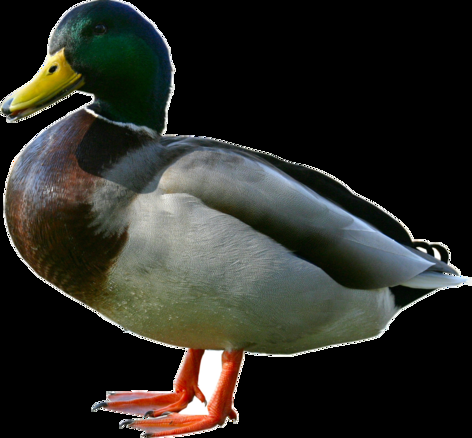
#> input picture L3/obraz.png, 472 x 438 px
$ python z2.py
#> lines starting #> are read from the running program, lines starting #| are printed output that depends on the picture; after the words box and inside, x2 and y2 are one past the last pixel; in counts of white or black regions, pixels touching at a corner belong together
import cv2
import numpy as np

def empty_callback(emm):
    pass

img = cv2.imread('obraz.png', 0)
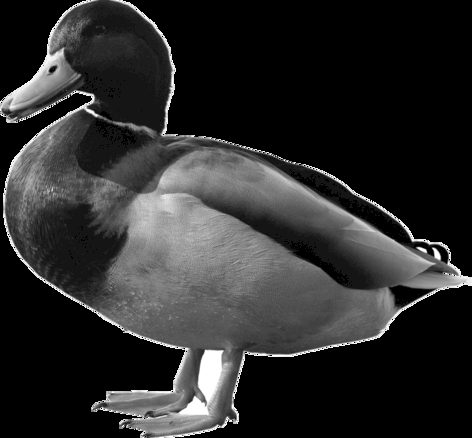
#> img: shape (438, 472); min 0, max 255, mean 43.8

cv2.namedWindow('Rozmiar')
cv2.createTrackbar('RozmiarBar', 'Rozmiar', 1, 20, empty_callback)

while True:

    rozmiar = cv2.getTrackbarPos('RozmiarBar', 'Rozmiar')

    if rozmiar % 2 != 1:
        rozmiar = rozmiar - 1

    if rozmiar < 3:
        rozmiar = 3

    ret, gotowe = cv2.threshold(img,126,255,cv2.THRESH_BINARY)
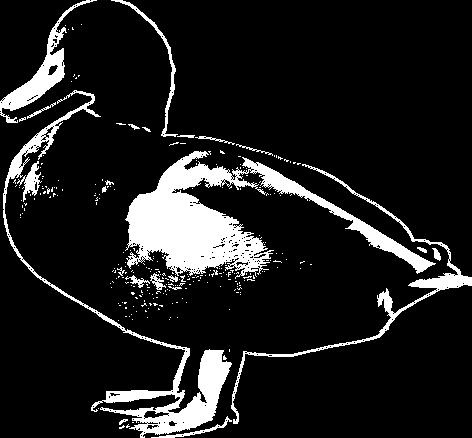
#> gotowe: shape (438, 472); 12.1% white; 271 white regions (248 under 20 px), largest, box (x1, y1, x2, y2) and area: (125, 151, 436, 279) 11986, (3, 90, 232, 438) 6005, (231, 164, 472, 424) 2322
    kernel = np.ones((rozmiar,rozmiar), np.uint8)
    erozja = cv2.erode(gotowe, kernel, iterations=1)
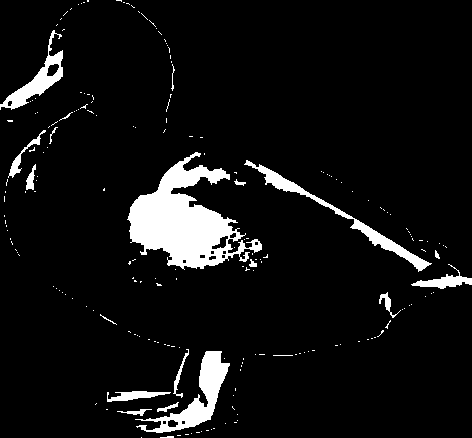
#> erozja: shape (438, 472); 7.1% white; 202 white regions (181 under 20 px), largest, box (x1, y1, x2, y2) and area: (127, 152, 262, 270) 7158, (135, 351, 230, 433) 2120, (244, 160, 432, 272) 1630
    dylatacja = cv2.dilate(gotowe, kernel, iterations=1)
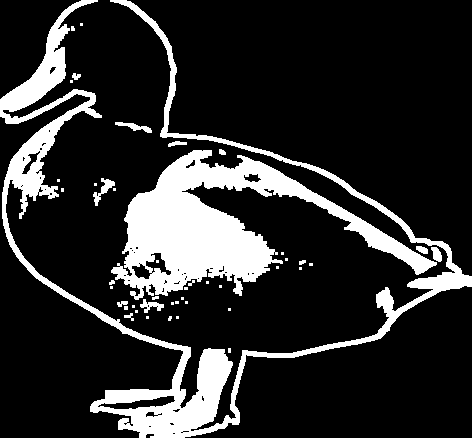
#> dylatacja: shape (438, 472); 17.6% white; 45 white regions (29 under 20 px), largest, box (x1, y1, x2, y2) and area: (0, 0, 472, 438) 18509, (111, 150, 437, 300) 16641, (93, 178, 115, 206) 202

    zamkniecie = cv2.morphologyEx(gotowe, cv2.MORPH_CLOSE, kernel)
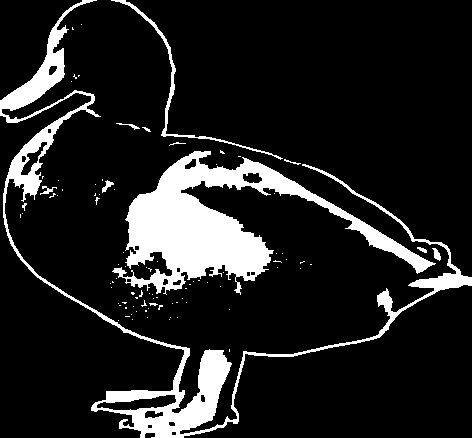
#> zamkniecie: shape (438, 472); 13.3% white; 91 white regions (80 under 20 px), largest, box (x1, y1, x2, y2) and area: (112, 151, 436, 295) 14161, (0, 0, 472, 438) 11926, (111, 0, 283, 160) 817
    otwarcie = cv2.morphologyEx(gotowe, cv2.MORPH_OPEN, kernel)
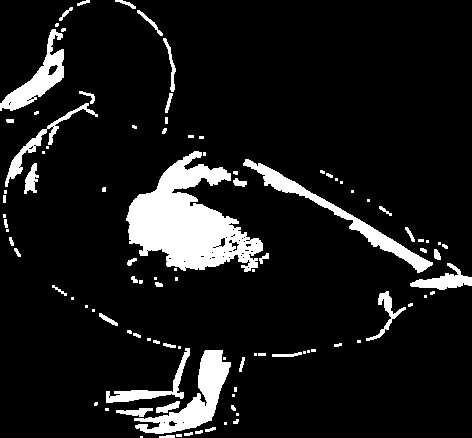
#> otwarcie: shape (438, 472); 10.1% white; 101 white regions (50 under 20 px), largest, box (x1, y1, x2, y2) and area: (126, 151, 263, 272) 8496, (134, 350, 231, 434) 2646, (243, 159, 433, 273) 2266

    cv2.imshow('Oryginal', img)
    cv2.imshow('Sprogowane', gotowe)
    cv2.imshow('Erode', erozja)
    cv2.imshow('Dilate', dylatacja)
    cv2.imshow('Zamkniecie', zamkniecie)
    cv2.imshow('Otwarcie', otwarcie)

    # sleep for 10 ms waiting for user to press some key, return -1 on timeout
    key_code = cv2.waitKey(10)  # MUSI BYĆ KIEDY JEST imshow()!!!
#> (key Esc is pressed here)
    if key_code == 27:
        # escape key pressed
        break


# closes all windows (usually optional as the script ends anyway)
cv2.destroyAllWindows()
